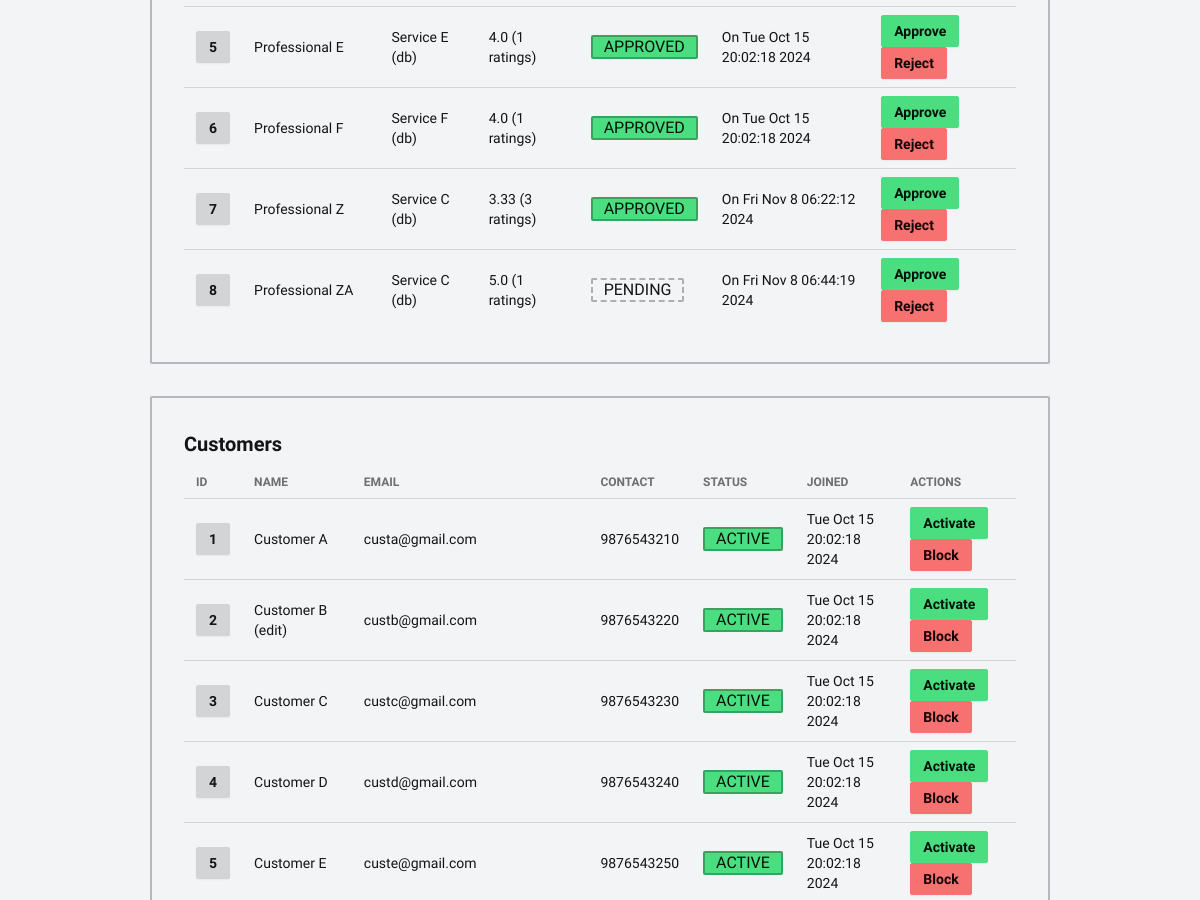
The page /admin/home (middle part) on the database as committed earlier.
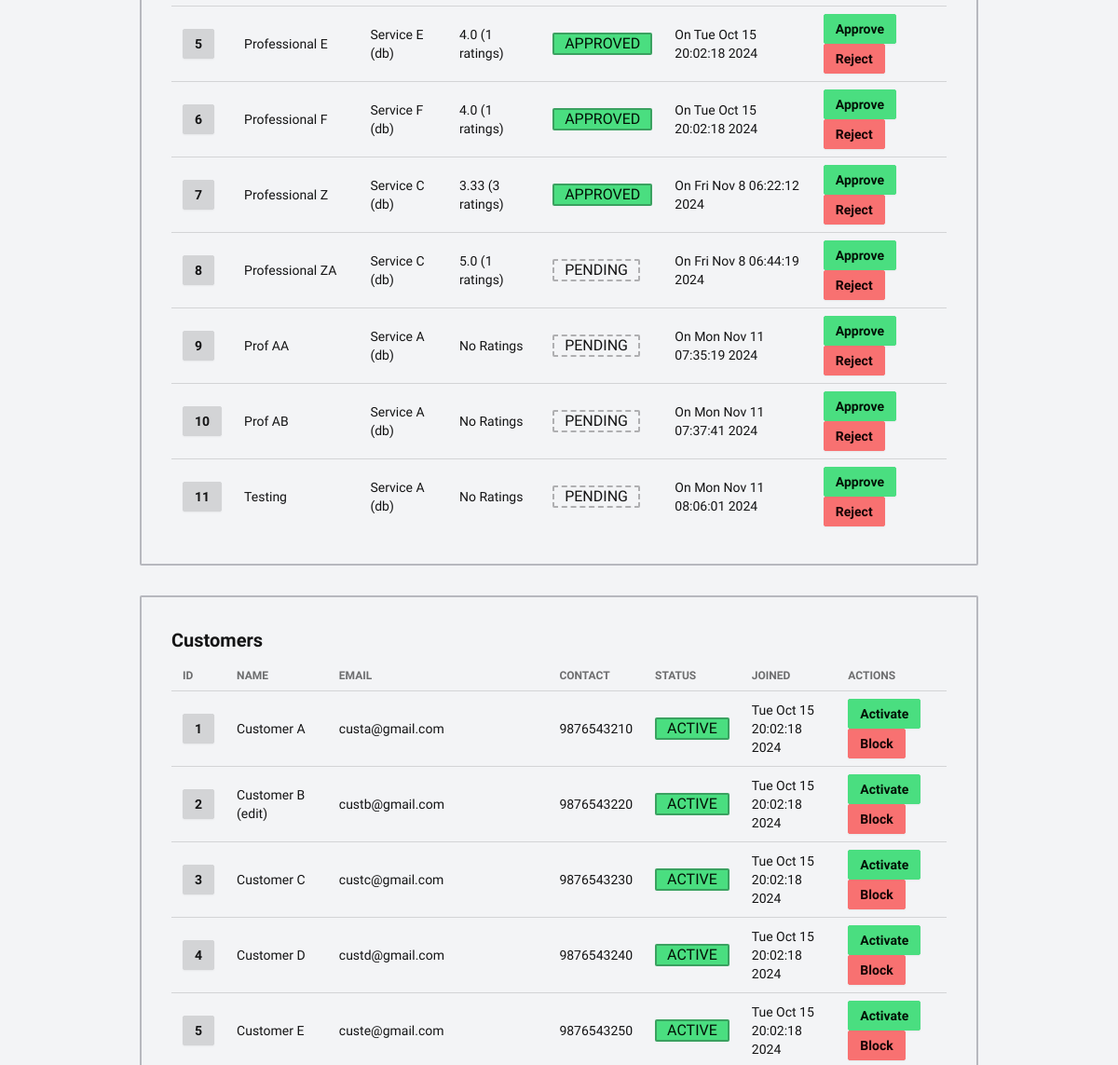
The same page on the database as committed later.
### models.py (models this page shows, shortened)
class Professional(db.Model):
    __tablename__ = 'professional'
    id: Mapped[int] = mapped_column(
        Integer, primary_key=True, autoincrement="auto")
    user_id: Mapped[int] = mapped_column(ForeignKey("user.id"))
    user: Mapped["User"] = relationship(cascade="all,delete")
    contact: Mapped[str] = mapped_column(String(10), unique=True)
    address: Mapped[str] = mapped_column(Text)
    pincode: Mapped[str] = mapped_column(String(6))
    experience: Mapped[int] = mapped_column(Integer)
    description: Mapped[str] = mapped_column(Text)
    approval: Mapped[Optional[str]] = mapped_column(String, default="PENDING")
    service_id: Mapped[int] = mapped_column(ForeignKey("service.id"))
    service: Mapped["Service"] = relationship(back_populates="professionals")
    created: Mapped[Optional[datetime]] = mapped_column(
        DateTime, server_default=func.now())
    updated: Mapped[Optional[datetime]] = mapped_column(
        DateTime, default=func.now(), onupdate=func.now())
    def get_avg_rating(self):
        sql = select(func.avg(ServiceRequest.rating), func.count()).where(
            ServiceRequest.service_id == self.service_id,
            ServiceRequest.professional_id == self.id,
            ServiceRequest.status == "CLOSED"
        ).group_by(ServiceRequest.service_id)
        result = db.session.execute(sql).first()
        if not result:
            return "No Ratings"
        avg, count = result
        return f"{round(avg, 2)} ({count} ratings)"

class User(db.Model, UserMixin):
    __tablename__ = 'user'
    id: Mapped[int] = mapped_column(
        Integer, primary_key=True, autoincrement="auto")
    fullname: Mapped[str] = mapped_column(String(200))
    username: Mapped[str] = mapped_column(String(30), unique=True)
    email: Mapped[str] = mapped_column(String(200), unique=True)
    password: Mapped[str] = mapped_column(String(40))
    role: Mapped[str] = mapped_column(String(200))

class Service(db.Model):
    __tablename__ = 'service'
    id: Mapped[int] = mapped_column(
        Integer, primary_key=True, autoincrement="auto")
    name: Mapped[str] = mapped_column(String(200))
    price: Mapped[int] = mapped_column(Integer)
    timereq: Mapped[Optional[int]] = mapped_column(Integer)  # in hours
    description: Mapped[str] = mapped_column(Text)
    professionals: Mapped[List["Professional"]
                          ] = relationship(back_populates="service")
    created: Mapped[Optional[datetime]] = mapped_column(
        DateTime, server_default=func.now())
    updated: Mapped[Optional[datetime]] = mapped_column(
        DateTime, default=func.now(), onupdate=func.now())

class Customer(db.Model):
    __tablename__ = 'customer'
    id: Mapped[int] = mapped_column(
        Integer, primary_key=True, autoincrement="auto")
    user_id: Mapped[int] = mapped_column(ForeignKey("user.id"))
    user: Mapped["User"] = relationship(cascade="all,delete")
    contact: Mapped[str] = mapped_column(String(10), unique=True)
    address: Mapped[str] = mapped_column(Text)
    pincode: Mapped[str] = mapped_column(String(6))
    status: Mapped[str] = mapped_column(String, default="ACTIVE")
    service_requests: Mapped[List["ServiceRequest"]] = relationship(
        back_populates="customer", cascade="all,delete")
    created: Mapped[Optional[datetime]] = mapped_column(
        DateTime, server_default=func.now())
    updated: Mapped[Optional[datetime]] = mapped_column(
        DateTime, default=func.now(), onupdate=func.now())

### views.py (the view)
@app.route("/admin/home")
def admin_home():
    services = get_all(Service)
    professionals = get_all(Professional)
    requests = get_all(ServiceRequest)
    customers = get_all(Customer)
    home = "admin_home"
    return render_template("admin/home.html", home=home, services=services, professionals=professionals, requests=requests, customers=customers)

### models.py (called while the page is built)
def get_all(model):
    sql = select(model).order_by(model.id)
    results = db.session.scalars(sql)
    return results

def get_with_id(model, pkid):
    sql = select(model).where(model.id == pkid)
    result = db.session.scalars(sql).first()
    return result

    def service(self):
        return get_with_id(Service, self.service_id)

    def prof(self):
        return get_with_id(Professional, self.professional_id)

### templates/admin/home.html (shortened to what this page needs)
{% extends "base/admin/loggedin.html" %}
{% block content %}
  {% include "admin/professional/list.html" %}
  {% include "admin/customer/list.html" %}
{% endblock %}

### templates/base/admin/loggedin.html (shortened to what this page needs)
<!DOCTYPE html>
<html lang="en">
  <head>
    <link rel="stylesheet" href="{{ url_for('static', filename='styles/main.css') }}">
  </head>
  <body>
    <div class="font-fira">
      <div class="flex flex-col mt-8 mb-24 gap-8 items-center justify-center">
        {% block content %}{% endblock %}
      </div>
    </div>
  </body>
</html>

### templates/admin/professional/list.html (shortened to what this page needs)
<section class="card rounded-sm w-3/4 border-2 border-primary-content/25">
  <div class="card-body">
    <table class="table table-sm">
      <tbody>
        {% for prof in professionals %}
        <tr>
          <td>
            <a href="{{ url_for('prof_details', prof_id=prof.id) }}">
              <button class="btn btn-sm">{{ prof.id }}</button>
            </a>
          </td>
          <td>{{ prof.user.fullname }}</td>
          <td>{{ prof.service.name }}</td>
          <td>{{ prof.get_avg_rating() }}</td>
          <td>
            {% if prof.approval == "PENDING" %}
            <span class="badge badge-lg border-dashed">{{ prof.approval }}</span>
            {% elif prof.approval == "REJECTED" %}
            <span class="badge badge-lg badge-error">{{ prof.approval }}</span>
            {% else %}
            <span class="badge badge-lg badge-success">{{ prof.approval }}</span>
            {% endif %}
          </td>
          <td>On {{ prof.created.ctime() }}</td>
          <td>
            <span>
              <a href="{{ url_for('prof_approve', prof_id=prof.id) }}">
                <button class="btn btn-sm btn-success">Approve</button>
              </a>
              <a href="{{ url_for('prof_reject', prof_id=prof.id) }}">
                <button class="btn btn-sm btn-error">Reject</button>
              </a>
            </span>
          </td>
        </tr>
        {% else %}
        <tr>
          <td colspan="7" class="text-center font-bold text-error-content text-lg">No Professionals Found</td>
        </tr>
        {% endfor %}
      </tbody>
    </table>
  </div>
</section>

### templates/admin/customer/list.html
<section class="card rounded-sm w-3/4 border-2 border-primary-content/25">
  <div class="card-body">
    <h2 class="text-xl font-semibold">Customers</h2>
    <table class="table table-sm">
      <thead>
        <tr>
          <th>ID</th>
          <th>NAME</th>
          <th>EMAIL</th>
          <th>CONTACT</th>
          <th>STATUS</th>
          <th>JOINED</th>
          <th>ACTIONS</th>
        </tr>
      </thead>
      <tbody>
        {% for customer in customers %}
        <tr>
          <td>
            <a href="{{ url_for('customer_details', cust_id=customer.id) }}" class="btn btn-sm">{{ customer.id }}</a>
          </td>
          <td>{{ customer.user.fullname }}</td>
          <td>{{ customer.user.email }}</td>
          <td>{{ customer.contact }}</td>
          <td>
            {% if customer.status == "ACTIVE" %}
            <span class="badge badge-lg badge-success">{{ customer.status }}</span>
            {% else %}
            <span class="badge badge-lg badge-error">{{ customer.status }}</span>
            {% endif %}
          </td>
          <td>{{ customer.created.ctime() }}</td>
          <td>
            <span>
              <a href="{{ url_for('customer_activate', cust_id=customer.id) }}">
                <button class="btn btn-sm btn-success">Activate</button>
              </a>
              <a href="{{ url_for('customer_block', cust_id=customer.id) }}">
                <button class="btn btn-sm btn-error">Block</button>
              </a>
            </span>
          </td>
        </tr>
        {% else %}
        <tr>
          <td colspan="7" class="text-center font-bold text-error-content text-lg">No Customers Found</td>
        </tr>
        {% endfor %}
      </tbody>
    </table>
  </div>
</section>

Rows that differ between the two databases and show on the page:
added Professional: id "9", user.fullname "Prof AA", service.name "Service A (db)", get_avg_rating "No Ratings", approval "PENDING", created.ctime "Mon Nov 11 07:35:19 2024"
added Professional: id "10", user.fullname "Prof AB", service.name "Service A (db)", get_avg_rating "No Ratings", approval "PENDING", created.ctime "Mon Nov 11 07:37:41 2024"
added Professional: id "11", user.fullname "Testing", service.name "Service A (db)", get_avg_rating "No Ratings", approval "PENDING", created.ctime "Mon Nov 11 08:06:01 2024"
